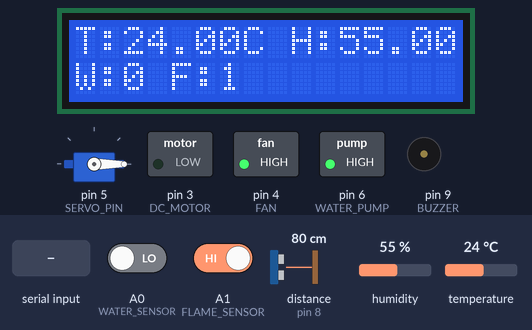
Recording of a sketch running on a simulated Arduino Uno, built with avr-gcc and run on an emulated ATmega328P. On the bench: servo, 16×2 character LCD, switched loads named in the sketch (green lamp = pin HIGH), buzzer (waves = sounding, pin HIGH). Wiring (inferred from the names in the program): ultrasonic range finder: trigger pin 7; echo pin 8. Inputs (shaded band) come from the test bench; at power-on: humidity 55 %, A0 (WATER_SENSOR) LOW, A1 (FLAME_SENSOR) HIGH, temperature 24 °C, distance to the obstacle (sensor on pin 8) 80 cm. The echo pulse lasts 58.3 µs per cm; pins used as bus, display or sensor lines are not drawn; what the sketch prints to the serial monitor is not drawn.

Above: at 1.2 s.
1.3 s: humidity set to 61 %
At 2.8 s:
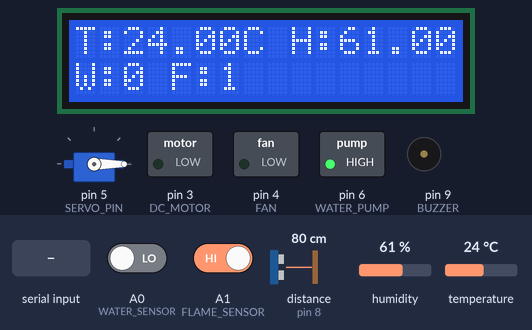
3.6 s: A0 (WATER_SENSOR) driven HIGH
At 5.3 s:
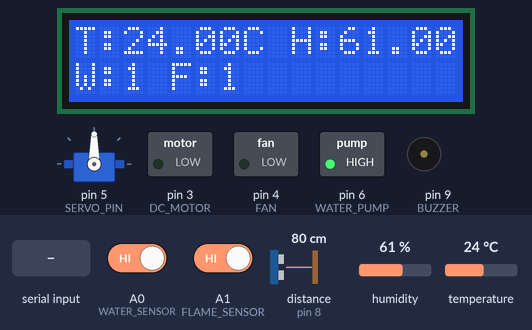
5.6 s: A1 (FLAME_SENSOR) driven LOW
At 7.3 s:
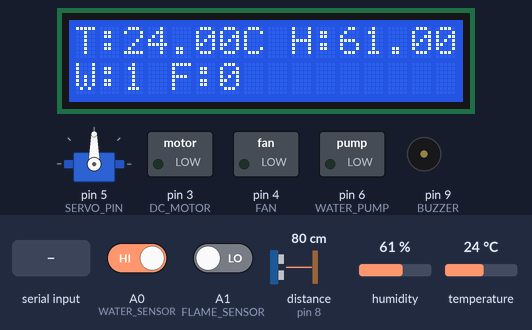
7.7 s: temperature set to 34 °C
At 8.9 s:
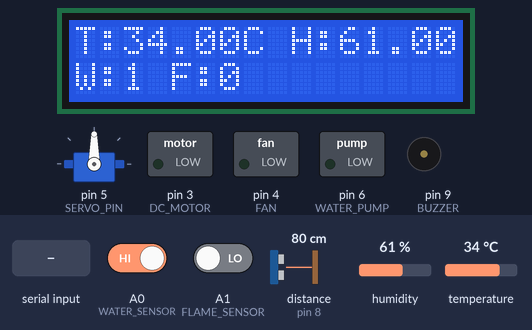
9.7 s: temperature set to 37 °C
At 10.6 s:
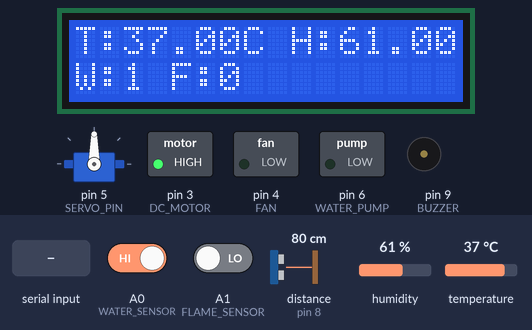
11.7 s: "FAN:\n" received over Serial
At 13.4 s:
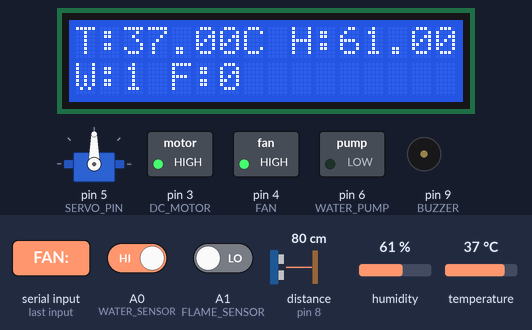
Timing chart, 0 to 14.8 s (numbered marks = the images above; inputs shaded):
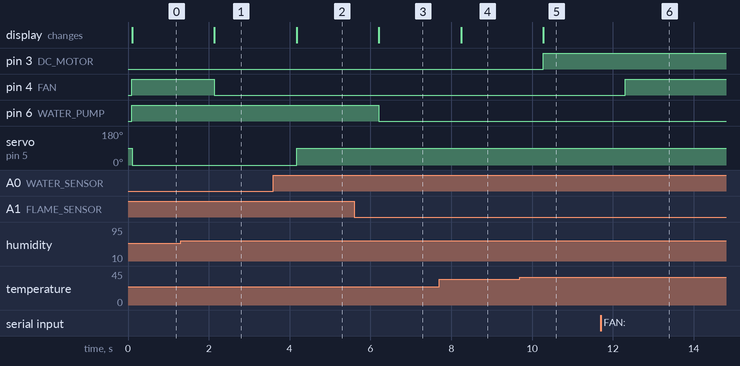

Measured:
- the behaviour switches between 59 and 60 % on humidity (found by bisection; images 0 and 1)
- the behaviour switches between 35 and 36 °C on temperature (found by bisection; images 4 and 5)
- after the input at 1.3 s, pin 4 (FAN): HIGH → LOW after 0.83 s; the display: changes after 0.84 s (image 1)
- after the input at 3.6 s, servo on pin 5 (SERVO_PIN): 0° → 90° after 0.57 s; the display: changes after 0.57 s (image 2)
- after the input at 5.6 s, pin 6 (WATER_PUMP): HIGH → LOW after 0.60 s; the display: changes after 0.61 s (image 3)
- after the input at 7.7 s, the display: changes after 0.54 s (image 4)
- after the input at 9.7 s, pin 3 (DC_MOTOR): LOW → HIGH after 0.57 s; the display: changes after 0.58 s (image 5)
- after the input at 11.7 s, pin 4 (FAN): LOW → HIGH after 0.61 s

The sketch:

Arduino_Code.ino
```cpp
// #include <DHT.h>
// #include <Servo.h>
// #include <LiquidCrystal.h>

// #define DHTPIN 2
// #define DHTTYPE DHT11
// #define WATER_SENSOR A0
// #define FLAME_SENSOR A1
// #define DC_MOTOR 3
// #define FAN 4
// #define SERVO_PIN 5
// #define WATER_PUMP 6
// #define TRIG_PIN 7
// #define ECHO_PIN 8
// #define BUZZER 9

// // LCD Pins: RS, E, D4, D5, D6, D7
// LiquidCrystal lcd(10, 11, 12, 13, A2, A3);

// DHT dht(DHTPIN, DHTTYPE);
// Servo servo;

// void setup() {
//   Serial.begin(9600);
//   dht.begin();
//   servo.attach(SERVO_PIN);

//   pinMode(WATER_SENSOR, INPUT);
//   pinMode(FLAME_SENSOR, INPUT);
//   pinMode(DC_MOTOR, OUTPUT);
//   pinMode(FAN, OUTPUT);
//   pinMode(WATER_PUMP, OUTPUT);
//   pinMode(TRIG_PIN, OUTPUT);
//   pinMode(ECHO_PIN, INPUT);
//   pinMode(BUZZER, OUTPUT);

//   lcd.begin(16, 2);
//   lcd.print("Initializing...");
// }

// void loop() {
//   float temperature = dht.readTemperature();
//   float humidity = dht.readHumidity();
//   int waterDetected = digitalRead(WATER_SENSOR);
//   int flameDetected = digitalRead(FLAME_SENSOR);

//   long duration, distance;
//   digitalWrite(TRIG_PIN, LOW); delayMicroseconds(2);
//   digitalWrite(TRIG_PIN, HIGH); delayMicroseconds(10);
//   digitalWrite(TRIG_PIN, LOW);
//   duration = pulseIn(ECHO_PIN, HIGH);
//   distance = duration * 0.034 / 2;


//   if (Serial.available()) {
//   String command = Serial.readStringUntil('\n');
//   command.trim();
//   Serial.println("📥 Received: " + command);

//   if (command.startsWith("DCMOTOR:")) {
//     int state = command.substring(8).toInt();
//     digitalWrite(DC_MOTOR, state);
//     Serial.println("✅ DC Motor set to: " + String(state));
//   } else if (command.startsWith("FAN:")) {
//     int state = command.substring(4).toInt();
//     digitalWrite(FAN, state == 1 ? LOW : HIGH);
//     Serial.println("✅ Fan set to: " + String(state));
//   } else if (command.startsWith("PUMP:")) {
//     int state = command.substring(5).toInt();
//     digitalWrite(WATER_PUMP, state == 1 ? LOW : HIGH);
//     Serial.println("✅ Water pump set to: " + String(state));
//   }
// }


//   // DC Motor ON if Temp > 35
//   digitalWrite(DC_MOTOR, temperature > 35);

//   // Fan ON if Humidity > 60
//   // digitalWrite(FAN, humidity > 60);
//   digitalWrite(FAN, humidity < 60 ? HIGH : LOW);

//   // Servo ON if Water (Rain) detected
//   if (waterDetected == HIGH) servo.write(90);
//   else servo.write(0);

//   // Water Pump ON if Flame detected (LOW signal)
//   digitalWrite(WATER_PUMP, flameDetected == LOW ? LOW : HIGH);

//   // Buzzer ON if object < 20cm
//   digitalWrite(BUZZER, distance < 20 ? HIGH : LOW);

//   // Display on LCD
//   lcd.clear();
//   lcd.setCursor(0, 0);
//   lcd.print("T:");
//   lcd.print(temperature);
//   lcd.print("C H:");
//   lcd.print(humidity);
//   lcd.print("%");

//   lcd.setCursor(0, 1);
//   lcd.print("W:");
//   lcd.print(waterDetected);
//   lcd.print(" F:");
//   lcd.print(flameDetected);

//   // Send to ESP32
//   if (!isnan(temperature) && !isnan(humidity)) {
//     Serial.print(temperature); Serial.print(",");
//     Serial.print(humidity); Serial.print(",");
//     Serial.print(waterDetected); Serial.print(",");
//     Serial.println(flameDetected); // ends with '\n'
//   }

//   delay(2000);
// }


#include <DHT.h>
#include <Servo.h>
#include <LiquidCrystal.h>

#define DHTPIN 2
#define DHTTYPE DHT11
#define WATER_SENSOR A0
#define FLAME_SENSOR A1
#define DC_MOTOR 3
#define FAN 4
#define SERVO_PIN 5
#define WATER_PUMP 6
#define TRIG_PIN 7
#define ECHO_PIN 8
#define BUZZER 9

LiquidCrystal lcd(10, 11, 12, 13, A2, A3);

DHT dht(DHTPIN, DHTTYPE);
Servo servo;

// Manual control flags
bool manualFan = false;
bool manualPump = false;
bool manualDCMotor = false;

void setup() {
  Serial.begin(9600);
  dht.begin();
  servo.attach(SERVO_PIN);

  pinMode(WATER_SENSOR, INPUT);
  pinMode(FLAME_SENSOR, INPUT);
  pinMode(DC_MOTOR, OUTPUT);
  pinMode(FAN, OUTPUT);
  pinMode(WATER_PUMP, OUTPUT);
  pinMode(TRIG_PIN, OUTPUT);
  pinMode(ECHO_PIN, INPUT);
  pinMode(BUZZER, OUTPUT);

  lcd.begin(16, 2);
  lcd.print("Initializing...");
}

void loop() {
  float temperature = dht.readTemperature();
  float humidity = dht.readHumidity();
  int waterDetected = digitalRead(WATER_SENSOR);
  int flameDetected = digitalRead(FLAME_SENSOR);

  long duration, distance;
  digitalWrite(TRIG_PIN, LOW); delayMicroseconds(2);
  digitalWrite(TRIG_PIN, HIGH); delayMicroseconds(10);
  digitalWrite(TRIG_PIN, LOW);
  duration = pulseIn(ECHO_PIN, HIGH);
  distance = duration * 0.034 / 2;

  // 📥 Read Serial Command
  if (Serial.available()) {
    String command = Serial.readStringUntil('\n');
    command.trim();
    Serial.println("📥 Received: " + command);

    if (command.startsWith("DCMOTOR:")) {
      String value = command.substring(8);
      if (value == "AUTO") {
        manualDCMotor = false;
        // Serial.println("🔁 DC Motor set to AUTO mode");
      } else {
        int state = value.toInt();
        digitalWrite(DC_MOTOR, state);
        manualDCMotor = true;
        // Serial.println("✅ DC Motor set to: " + String(state));
      }
    }
    else if (command.startsWith("FAN:")) {
      String value = command.substring(4);
      if (value == "AUTO") {
        manualFan = false;
        // Serial.println("🔁 Fan set to AUTO mode");
      } else {
        int state = value.toInt();
        digitalWrite(FAN, state == 1 ? LOW : HIGH); // relay logic
        manualFan = true;
        // Serial.println("✅ Fan set to: " + String(state));
      }
    }
    else if (command.startsWith("PUMP:")) {
      String value = command.substring(5);
      if (value == "AUTO") {
        manualPump = false;
        // Serial.println("🔁 Pump set to AUTO mode");
      } else {
        int state = value.toInt();
        digitalWrite(WATER_PUMP, state == 1 ? LOW : HIGH); // relay logic
        manualPump = true;
        // Serial.println("✅ Water pump set to: " + String(state));
      }
    }
  }

  // ✅ AUTOMATIC CONTROL if manual mode is OFF
  if (!manualDCMotor) {
    digitalWrite(DC_MOTOR, temperature > 35);
  }

  if (!manualFan) {
    digitalWrite(FAN, humidity < 60 ? HIGH : LOW); // relay active LOW
  }

  if (!manualPump) {
    digitalWrite(WATER_PUMP, flameDetected == LOW ? LOW : HIGH); // relay active LOW
  }

  // Servo ON if Water (Rain) detected
  servo.write(waterDetected == HIGH ? 90 : 0);

  // Buzzer ON if object < 20cm
  digitalWrite(BUZZER, distance < 20 ? HIGH : LOW);

  // LCD Display
  lcd.clear();
  lcd.setCursor(0, 0);
  lcd.print("T:");
  lcd.print(temperature);
  lcd.print("C H:");
  lcd.print(humidity);
  lcd.print("%");

  lcd.setCursor(0, 1);
  lcd.print("W:");
  lcd.print(waterDetected);
  lcd.print(" F:");
  lcd.print(flameDetected);

  // Send to ESP32
  if (!isnan(temperature) && !isnan(humidity)) {
    Serial.print(temperature); Serial.print(",");
    Serial.print(humidity); Serial.print(",");
    Serial.print(waterDetected); Serial.print(",");
    Serial.println(flameDetected);
  }

  delay(2000);
}
```
